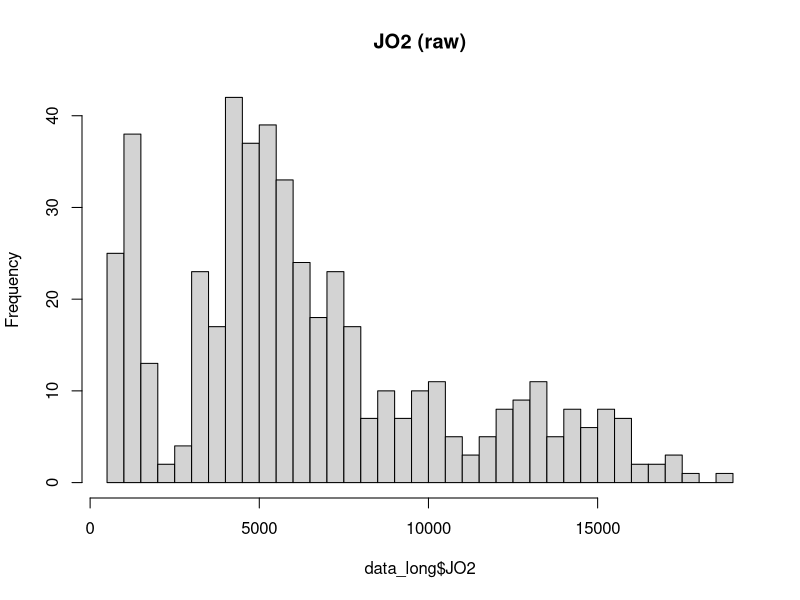
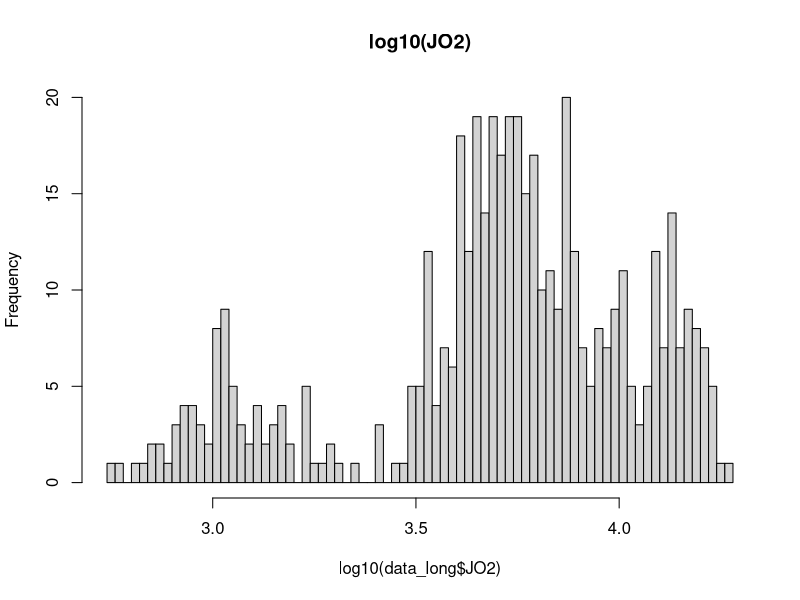

The R script that drew these images, in order: (Note: this script raises an error after producing the figures.)
## ---- chunk 1
# imports
library(readr)
library(tidyverse)
library(patchwork)
library(scales)
library(ggplot2)
library(dplyr)
library(tidyr)
library(stringr)
library(broom)
## ---- chunk 2

raw <- read_csv("data/JO2.csv", col_names = FALSE, show_col_types = FALSE)

header1 <- as.character(unlist(raw[1, ]))  # substrates in row 1
header2 <- as.character(unlist(raw[2, ]))  # doses in row 2

sub <- header1
sub[1] <- "Subject"
for (i in 2:length(sub)) {
  if (is.na(sub[i]) || sub[i] == "") sub[i] <- sub[i - 1]
}

dose <- header2
dose[1] <- NA  # first col is Subject

new_names <- c("Subject", paste(sub[-1], dose[-1], sep = "_"))

dat <- raw[-c(1, 2), ]
names(dat) <- new_names
dat <- dat %>% mutate(across(-Subject, ~ suppressWarnings(as.numeric(.))))

data_long <- dat %>%
  pivot_longer(
    cols = -Subject,
    names_to = c("Substrate", "Dose"),
    names_sep = "_",
    values_to = "JO2"
  ) %>%
  mutate(
    Genotype = if_else(str_detect(Subject, "^NT"), "NT", "Tg"),
    # keep Basal as a category; make numeric where applicable
    Dose_num = suppressWarnings(as.numeric(Dose)),
    Dose = factor(Dose,
                  levels = c("Basal", "-12.95","-13.65","-13.95","-14.19","-14.36","-14.49"),
                  ordered = TRUE)
  ) %>%
  drop_na(JO2)   

## ---- chunk 3
glimpse(data_long)
## ---- chunk 4
#| label: histogram 

#raw
hist(data_long$JO2, breaks=60, main="JO2 (raw)")

#log10
hist(log10(data_long$JO2), breaks=60, main="log10(JO2)")

## ---- chunk 5
#| label: dose-response-by-substrate

ggplot(df |> filter(!is_basal), aes(x=Dose, y=log(JO2), group=MouseID, color=Genotype)) +
  geom_line(alpha=0.3) +
  geom_point() +
  facet_wrap(~Substrate, scales="free_x") +
  stat_summary(aes(group=Genotype), fun.data=mean_cl_boot, geom="errorbar", width=0.05, color="black")
## ---- chunk 6
# subject-level spaghetti by substrate
ggplot(data_long, aes(x = Dose, y = JO2, color = Genotype, group = Subject)) +
  geom_line(alpha = 0.5) +
  facet_wrap(~ Substrate, scales = "free_y") +
  theme_minimal() +
  labs(title = "JO2 across Dose by Substrate and Genotype")

# genotype means ± SE per substrate×dose
summary_data <- data_long %>%
  group_by(Substrate, Dose, Genotype) %>%
  summarise(mean_JO2 = mean(JO2), se = sd(JO2)/sqrt(n()), .groups = "drop")

ggplot(summary_data, aes(Dose, mean_JO2, color = Genotype, group = Genotype)) +
  geom_line() + geom_point() +
  geom_errorbar(aes(ymin = mean_JO2 - se, ymax = mean_JO2 + se), width = 0.1) +
  facet_wrap(~ Substrate, scales = "free_y") +
  theme_minimal() +
  labs(title = "Mean JO2 ± SE", y = "Mean JO2")
## ---- chunk 7
data_long %>%
  filter(Dose %in% c("Basal", "-12.95")) %>%
  group_by(Genotype, Substrate, Dose) %>%
  summarise(mean_JO2 = mean(JO2), se = sd(JO2)/sqrt(n()), .groups = "drop") %>%
  ggplot(aes(x = Dose, y = mean_JO2, fill = Genotype)) +
  geom_col(position = position_dodge()) +
  geom_errorbar(aes(ymin = mean_JO2-se, ymax = mean_JO2+se),
                width = 0.2, position = position_dodge(0.9)) +
  facet_wrap(~Substrate, scales = "free_y") +
  theme_minimal()
## ---- chunk 8
slopes <- data_long %>%
  group_by(Subject, Genotype, Substrate) %>%
  do(tidy(lm(JO2 ~ Dose_num, data = .))) %>%
  filter(term == "Dose_num")

ggplot(slopes, aes(x = Substrate, y = estimate, fill = Genotype)) +
  geom_boxplot(alpha = 0.6, position = position_dodge()) +
  theme_minimal() +
  labs(y = "Slope of JO2 vs Dose", title = "Respiratory sensitivity by Genotype")
